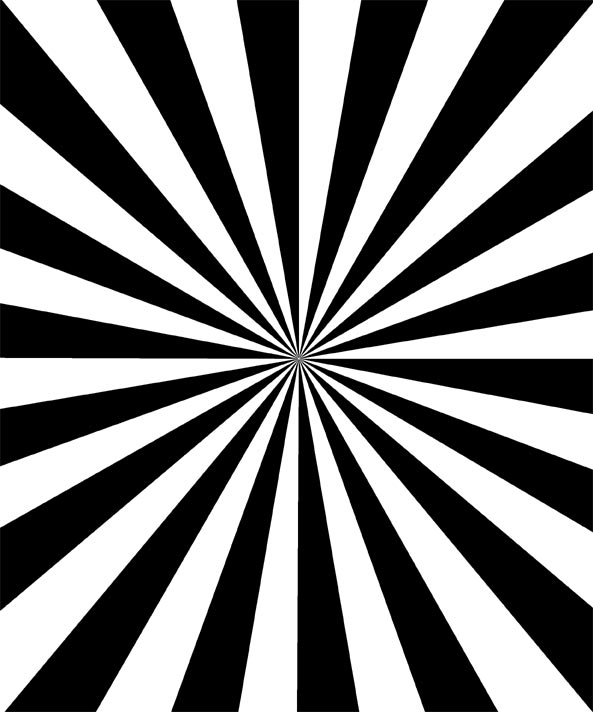
#> input picture sscCdi/caterete/PTYCHO/SS3.png, 593 x 712 px, found by its file name
$ jupyter execute --allow-errors unwrap.ipynb
#> lines starting #> are read from the running program, lines starting #| are printed output that depends on the picture; after the words box and inside, x2 and y2 are one past the last pixel; in counts of white or black regions, pixels touching at a corner belong together; long printed decimals are rounded
[cell 1]
import numpy as np
from matplotlib import pyplot as plt
from skimage import data, img_as_float, color, exposure
from skimage.restoration import unwrap_phase
import sscPhantom
import numpy

def match_colorbar(ax):
    from mpl_toolkits.axes_grid1 import make_axes_locatable
    return make_axes_locatable(ax).append_axes("right", size="5%", pad=0.1)

def RemoveGrad_new( img, mask ):
    xy = numpy.argwhere( mask > 0)
    n = len(xy)
    y = xy[:,0].reshape([n,1])
    x = xy[:,1].reshape([n,1])
    F = numpy.array([ img[y[k],x[k]] for k in range(n) ]).reshape([n,1])
    mat = numpy.zeros([3,3])
    vec = numpy.zeros([3,1])
    mat[0,0] = (x*x).sum()
    mat[0,1] = (x*y).sum()
    mat[0,2] = (x).sum()
    mat[1,0] = mat[0,1]
    mat[1,1] = (y*y).sum()
    mat[1,2] = (y).sum()
    mat[2,0] = mat[0,2]
    mat[2,1] = mat[1,2]
    mat[2,2] = n
    vec[0,0] = (x*F).sum()
    vec[1,0] = (y*F).sum()
    vec[2,0] = (F).sum()
    eye = numpy.eye(mat.shape[0])
    eps = 1e-5 # valor tirado do *
    if 1: # com regularização
        abc = numpy.dot( numpy.linalg.inv(mat + eps * eye), vec).flatten()
    else: # sem regularização
        abc = numpy.dot( numpy.linalg.inv(mat), vec).flatten()
    a = abc[0]
    b = abc[1]
    c = abc[2]
    new   = numpy.zeros(img.shape)
    row   = new.shape[0]
    col   = new.shape[1]
    XX,YY = numpy.meshgrid(numpy.arange(col),numpy.arange(row))
    new[y, x] = img[ y, x] - ( a*XX[y,x] + b*YY[y,x] + c )
    print('Fitted',a,b,c)
    #for k in range(n):
    #    new[y[k], x[k]] = img[ y[k], x[k]] - ( a*x[k] + b*y[k] + c )
    return new, a,b,c

N=256

# img = sscPhantom.mario.createMario(shape=N, noise=False, zoom=0.5)

params = { 'HowMany': 10,
           'radius': 0.07,
           'Rtorus': 0.5,
           'rtorus': 0.1}

nproc  = 16
energy = 7  #Kev
#> (the rest of this cell did not finish here and is left out)

[cell 2]
from PIL import Image
image = Image.open('SS3.png').convert('L')
image = np.asarray(image)
x = np.linspace(0,image.shape[0]-1,image.shape[0])
#> x = 712 values from 0 to 711
y = np.linspace(0,image.shape[1]-1,image.shape[1])
#> y = 593 values from 0 to 592
X, Y = np.meshgrid(y,x)
a=0.1
b=0.2
c=1
plane = a*X+b*Y +c
image1 = image + plane
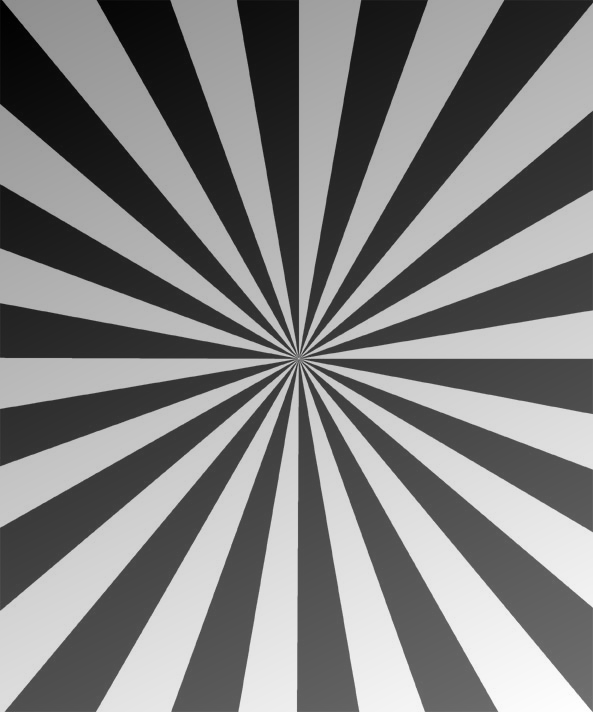
#> image1: shape (712, 593) float64; min 1.5, max 457.1, mean 228.5; drawn with min black and max white


figure, ax = plt.subplots(1,4,figsize=(10,4),dpi=300)
ax[0].imshow(image,cmap='gray'), ax[0].set_title("Siemens")
ax[2].imshow(image1,cmap='gray'), ax[2].set_title("Siemens + Plane")
ax[1].imshow(unwrap_phase(np.angle(np.exp(1j*image))),cmap='gray'), ax[1].set_title("Wrap -> Unwrap")
ax[3].imshow(unwrap_phase(np.angle(np.exp(1j*image1))),cmap='gray'), ax[3].set_title("Wrap -> Unwrap")
for ax in ax.ravel(): ax.set_xticks([]),ax.set_yticks([])

[cell 3]
def function(variables,u,v,a):
    Xmesh,Ymesh = variables
    return np.ravel(u*Xmesh+v*Ymesh+a)

from skimage.restoration import unwrap_phase

A,B,C = a,b,c

# Create a phase-wrapped image in the interval [-pi, pi)
image_wrapped = np.angle(np.exp(1j * image))
mask = np.zeros_like(image,dtype=bool)
mask[0:35,0:35] = True


""" Unwrap phase """
image_unwrapped = unwrap_phase(image_wrapped)
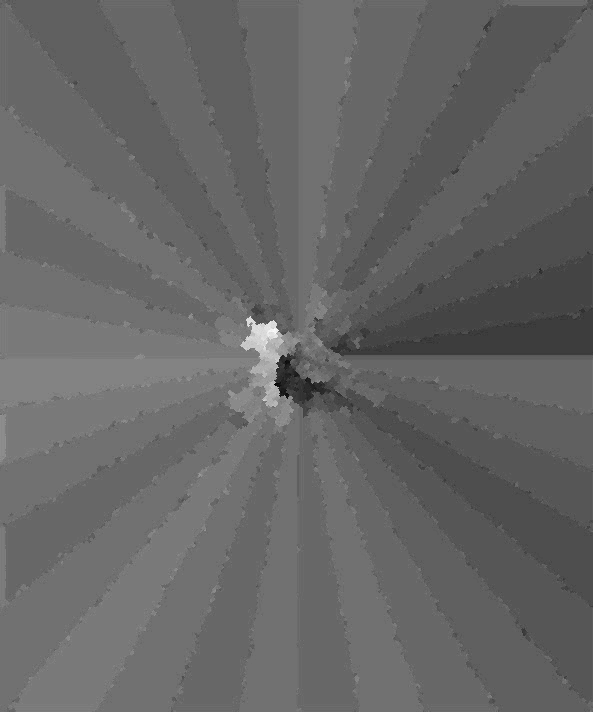
#> image_unwrapped: shape (712, 593) float64; min -43.31, max 47.73, mean -6.8; drawn with min black and max white
# image_unwrapped -= np.min(image_unwrapped)

""" Remove Gradient """
mask2 = ~mask
# mask2 = np.ones_like(mask2,dtype=bool)
image_grad_remove,a,b,c = RemoveGrad_new(image_unwrapped,mask2)
#> in RemoveGrad_new, `xy = numpy.argwhere( mask > 0)`: xy = 420991 pairs, first value 0 to 711, second value 0 to 592
#> in RemoveGrad_new, `n = len(xy)`: n = 420991
#> a = -0.0199; b = 0.00473; c = -2.62
# image_grad_remove -= np.min(image_grad_remove)
print(a,b,c)
#| -0.0199 0.004732 -2.623

x = np.linspace(0,image_unwrapped.shape[0]-1,image_unwrapped.shape[0])
Xmesh, Ymesh = np.meshgrid(x,x)
fit0 = function((Xmesh,Ymesh),a,b,c)
#> in function, `Xmesh,Ymesh = variables`:
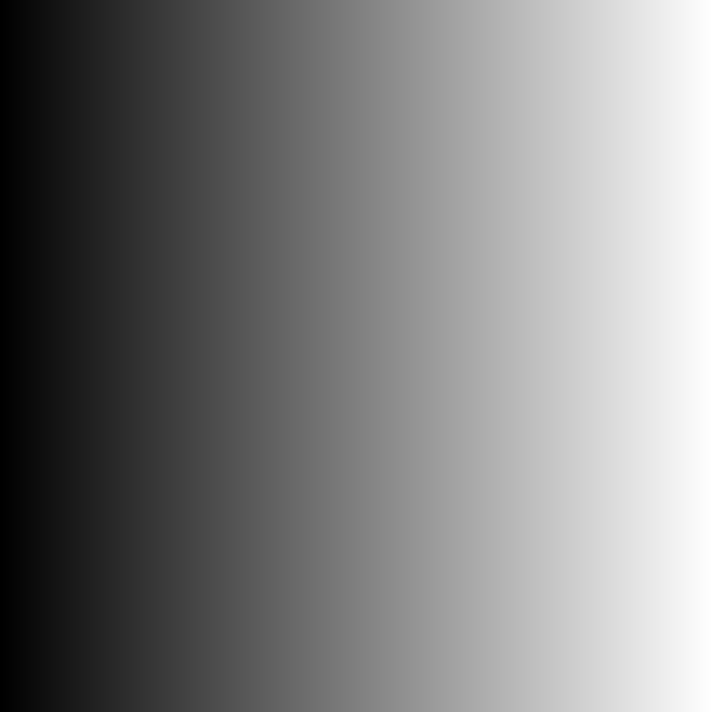
#> Xmesh: shape (712, 712) float64; min 0, max 711, mean 355.5; drawn with min black and max white
#> in function, `Xmesh,Ymesh = variables`:
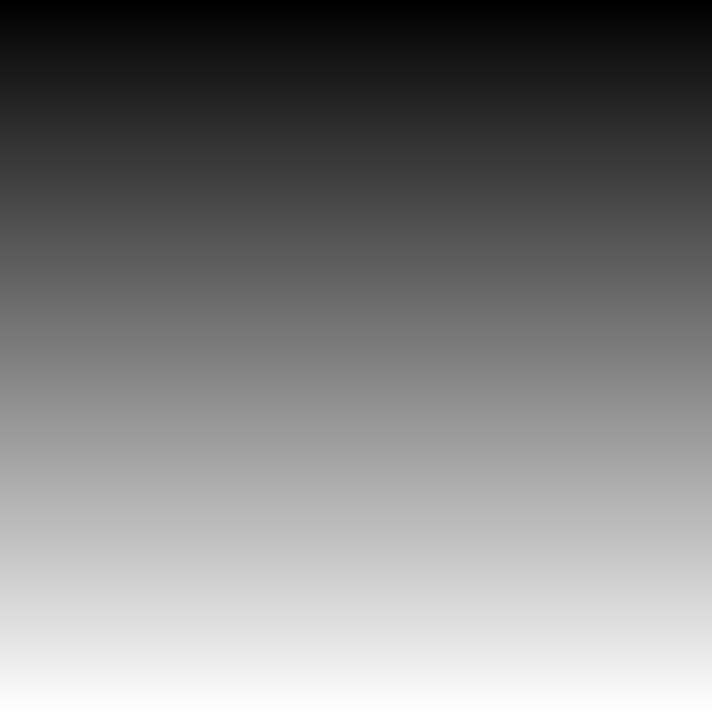
#> Ymesh: shape (712, 712) float64; min 0, max 711, mean 355.5; drawn with min black and max white
fit0 = fit0.reshape(Xmesh.shape)
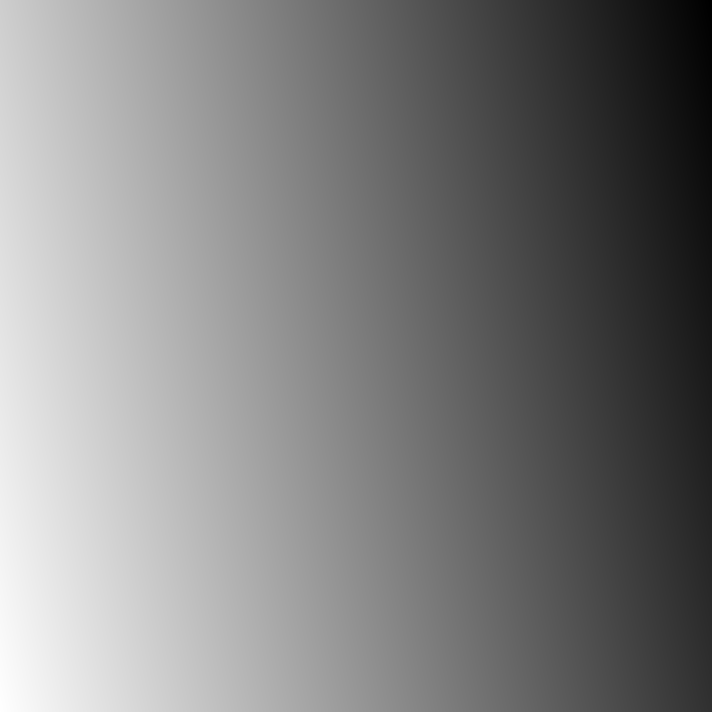
#> fit0: shape (712, 712) float64; min -16.77, max 0.742, mean -8.01; drawn with min black and max white
# fit0 = plane

wrapped_plane = np.angle(np.exp(1j*fit0))
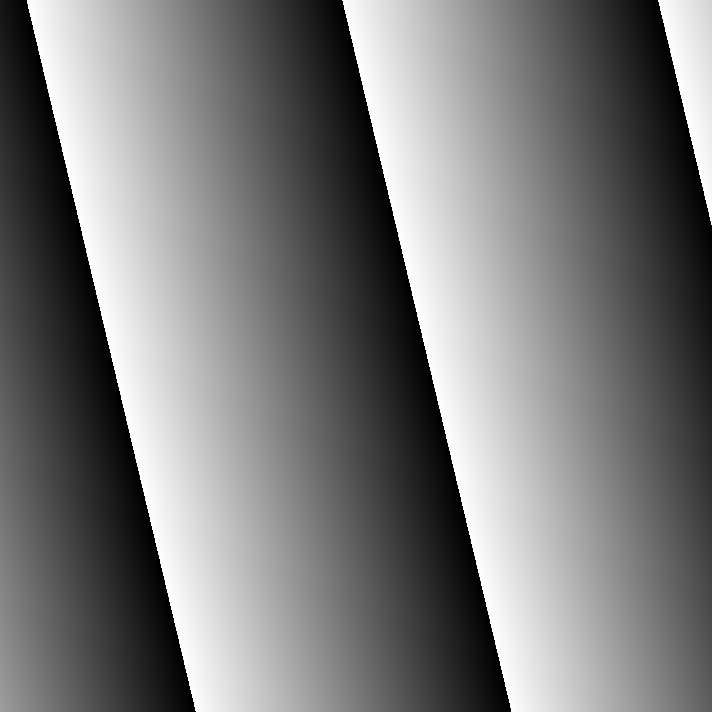
#> wrapped_plane: shape (712, 712) float64; min -3.14, max 3.14, mean -0.12; drawn with min black and max white
#> (the rest of this cell did not finish here and is left out)

## Gauss-Newton

[cell 4]
# Gauss-Newton

phase = image_wrapped
initial_guess = (1,1,1)

img_shape = image_wrapped.shape
#> img_shape = (712, 593)
x_values = np.linspace(0,img_shape[0]-1,img_shape[0])
#> x_values = 712 values from 0 to 711
y_values = np.linspace(0,img_shape[1]-1,img_shape[1])
#> y_values = 593 values from 0 to 592
Xmesh, Ymesh = np.meshgrid(x_values,y_values)
Xmesh, Ymesh = X, Y

def argument(mask,phase,Xmesh,Ymesh,u,v,a):
    return phase -(u*Xmesh+v*Ymesh+a)

def jacobian(mask,phase,Xmesh,Ymesh,u,v,a):
    A = np.sum(mask*np.sin(argument(mask,phase,Xmesh,Ymesh,u,v,a)))
    B = np.sum(mask*Xmesh*np.sin(argument(mask,phase,Xmesh,Ymesh,u,v,a)))
    C = np.sum(mask*Ymesh*np.sin(argument(mask,phase,Xmesh,Ymesh,u,v,a)))
    return -4*np.array([B,C,A],dtype=float)

def hessian(mask,phase,Xmesh,Ymesh,u,v,a):
    A = np.sum(mask*Xmesh**2*np.cos(argument(mask,phase,Xmesh,Ymesh,u,v,a)))
    B = np.sum(mask*Xmesh*Ymesh*np.cos(argument(mask,phase,Xmesh,Ymesh,u,v,a)))
    C = np.sum(mask*Xmesh*np.cos(argument(mask,phase,Xmesh,Ymesh,u,v,a)))
    E = np.sum(mask*Ymesh**2*np.cos(argument(mask,phase,Xmesh,Ymesh,u,v,a)))
    F = np.sum(mask*Ymesh*np.cos(argument(mask,phase,Xmesh,Ymesh,u,v,a)))
    I = np.sum(mask*np.cos(argument(mask,phase,Xmesh,Ymesh,u,v,a)))
    D = B
    G = C
    H = F
    return 4*np.array([[A,B,C],[D,E,F],[G,H,I]])

u, v, a = initial_guess
u_list,v_list,a_list = [], [] ,[]
for i in range(50):
    vector = -np.linalg.pinv(hessian(mask,phase,Xmesh,Ymesh,u,v,a))@jacobian(mask,phase,Xmesh,Ymesh,u,v,a)
    du, dv, da = vector
    u, v, a = u+du, v+dv, a+da
    u_list.append(u)
    v_list.append(v)
    a_list.append(a)
#> this loop made 50 passes
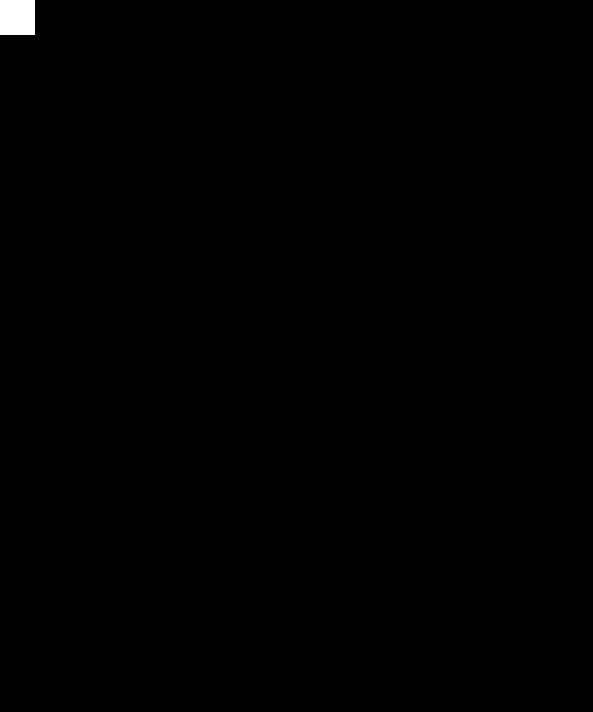
#> mask: shape (712, 593) bool; 0.29% white; 1 white region, box (x1, y1, x2, y2) and area: (0, 0, 35, 35) 1225

print(A,B,C)
print(u,v,a)
#| 2.156 0.4147 -15.751

figure, ax = plt.subplots(1,3,dpi=50,figsize=(15,5))
ax1, ax2, ax3  = ax.ravel()
ax1.plot(np.array(u_list))
# ax1.axhline(A,linestyle='--',color='red')
ax2.plot(np.array(v_list))
# ax2.axhline(B,linestyle='--',color='red')
ax3.plot(np.array(a_list))
# ax3.axhline(C,linestyle='--',color='red')
# for axs in ax.ravel():
    # axs.set_ylim(-3,3)

phase_correction = np.angle(np.exp(1j*(u*Xmesh+v*Ymesh+a)))
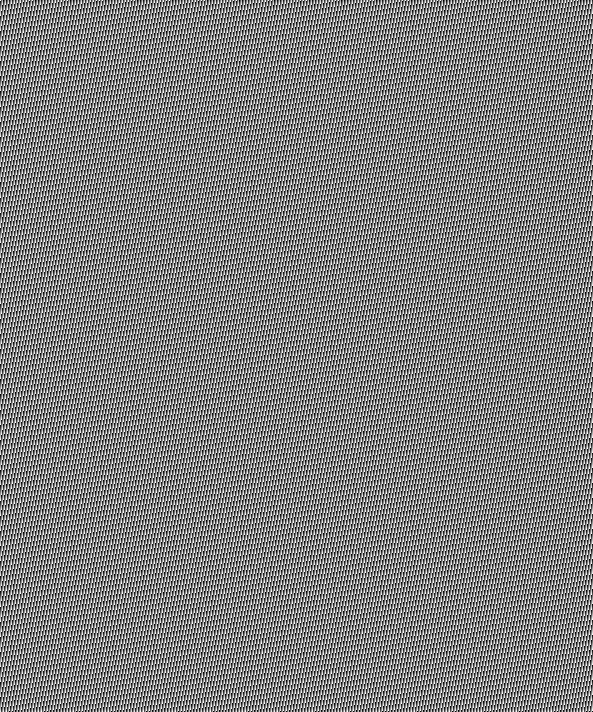
#> phase_correction: shape (712, 593) float64; min -3.14, max 3.14, mean -5.31e-05; drawn with min black and max white
corrected_phase = phase - phase_correction
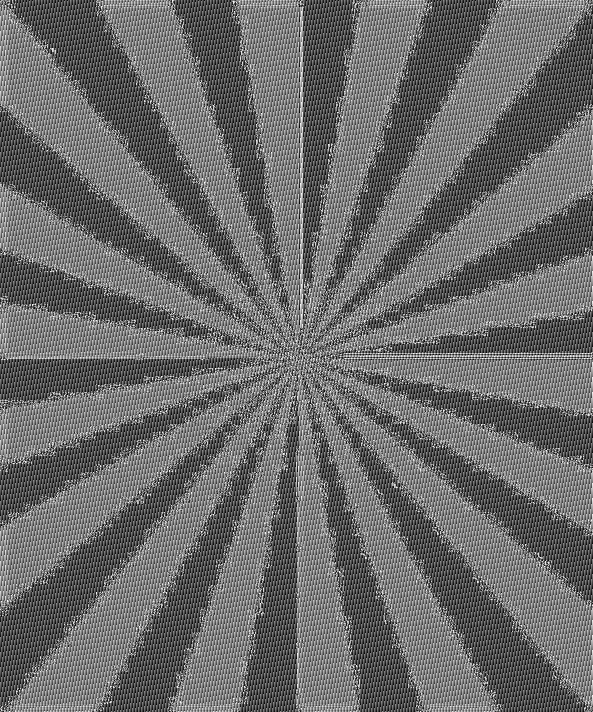
#> corrected_phase: shape (712, 593) float64; min -6.22, max 6.19, mean -0.992; drawn with min black and max white

fig, ax = plt.subplots(1, 4, dpi=200,sharex=True, sharey=True)
ax1, ax4, ax2, ax3  = ax.ravel()
ax1.imshow(phase, cmap='gray')
ax1.set_title('Phase')
ax4.imshow(phase*mask, cmap='gray')
ax4.set_title('Phase')
ax2.imshow(phase_correction, cmap='gray')
ax2.set_title('Correction')
ax3.imshow(corrected_phase, cmap='gray')
ax3.set_title('Corrected')
#> figure, not shown here; panel 1: curve peaks at x = 0, y = 2.47; panel 2: curve peaks at x = 3, y = 0.526; panel 3: curve peaks at x = 1, y = -7.34

## Minimize

[cell 5]
from scipy.optimize import curve_fit

def function(variables,u,v,a):
    Xmesh,Ymesh = variables
    return np.ravel(np.angle(np.exp(-1j*(u*Xmesh+v*Ymesh+a))))

phase_true = phase[mask==True].copy()
print(phase_true.shape)
#| (1225,)
size = int(np.sqrt(phase_true.shape[0]))
phase_true = phase_true.reshape((size,size))
Xmesh = X[mask==True].reshape((size,size))
#> Xmesh: shape (35, 35) float64
Ymesh = Y[mask==True].reshape((size,size))
#> Ymesh: shape (35, 35) float64

size_to_reshape = Xmesh.shape
fit_guess = (5,10,1.9)
params, pcov = curve_fit(function, (Xmesh, Ymesh), np.ravel(phase_true), fit_guess)
fit = function((Xmesh,Ymesh),params[0],params[1],params[2])
fit = fit.reshape(size_to_reshape)

fig, ax = plt.subplots(1, 2, dpi=100,sharex=True, sharey=True)
ax1, ax2 = ax.ravel()
ax1.imshow(phase_true, cmap='gray')
ax1.set_title('Phase')
ax2.imshow(fit,cmap='gray')
ax2.set_title('Fit')

## FFT

[cell 6]
#TEST
import numpy as np
import matplotlib.pyplot as plt
from matplotlib.colors import LogNorm

N = 256
x = np.linspace(0,5,N)
dx = x[1]-x[0]
X, Y = np.meshgrid(x,x)

f = 5
image = np.sin(2*np.pi*f*X)
n = 10
image = np.pad(image,[(n,n),(n,n)])

ft = np.fft.fft2(image)
freq = np.fft.fftfreq(image.shape[0],dx)
ft = np.fft.fftshift(ft)
freq = np.fft.fftshift(freq)

maximum = np.max(np.abs(ft))
idx_max = np.where(np.abs(ft)==maximum)
print(idx_max)
print(freq[idx_max[0]],freq[idx_max[1]])

figure, ax = plt.subplots(1,2,dpi=100)
ax1, ax2 = np.ravel(ax)
ax1.imshow(image)
ax2.imshow(np.abs(ft),norm=LogNorm())

#> (a cell that did not finish here is left out)

[cell 8]
shape = (10,11,13)
sinogram = np.ones(shape)

if sinogram.shape[1]%2!=0:
    sinogram = sinogram[:,0:-1,:]
if sinogram.shape[2]%2!=0:
    sinogram = sinogram[:,:,0:-1]

sinogram.shape

[cell 9]
t = numpy.linspace(-1,1,512)
x,y = numpy.meshgrid(t,t)
img1 = (x+0.3)**2 + (y)**2 < 0.5**2
img2 = numpy.maximum( abs(x-0.3), abs(y)) < 0.5
plt.figure(figsize=(10,10))
plt.imshow(img1, alpha=0.8, cmap=plt.cm.gray)
plt.imshow(img2, cmap=plt.cm.viridis, alpha=.5)
plt.colorbar()
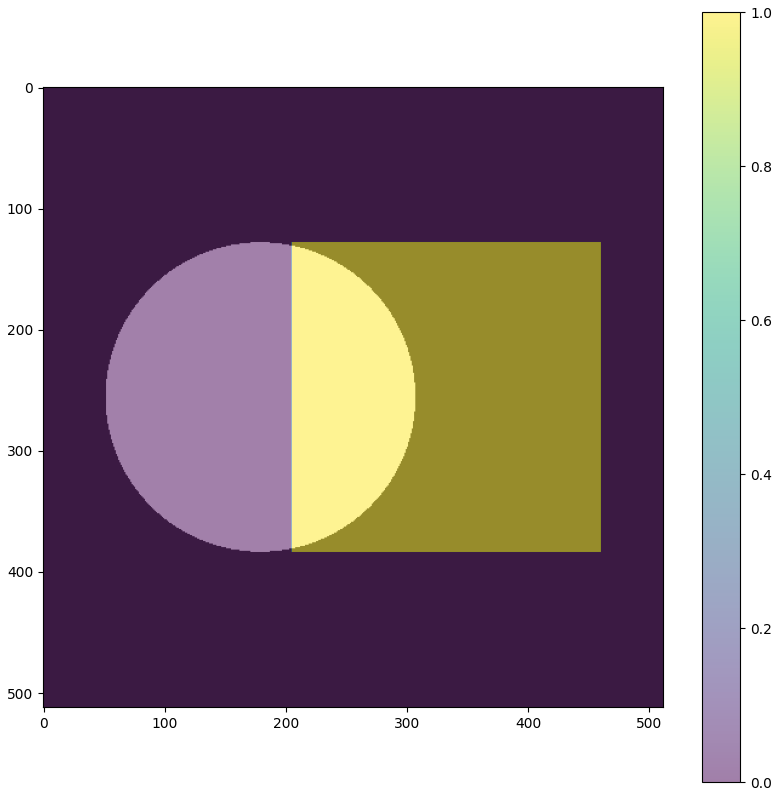
#> figure drawn by matplotlib, 2 panels
